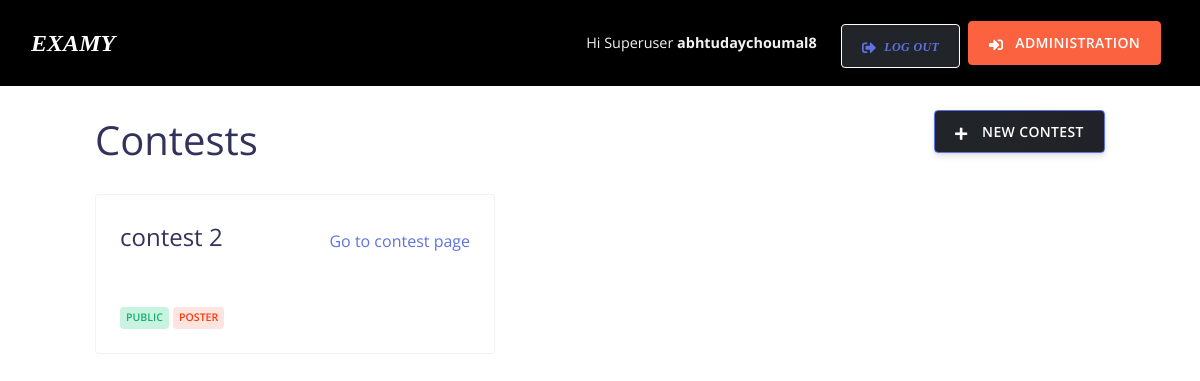
The page /judge/ (signed in) on the database as committed earlier.
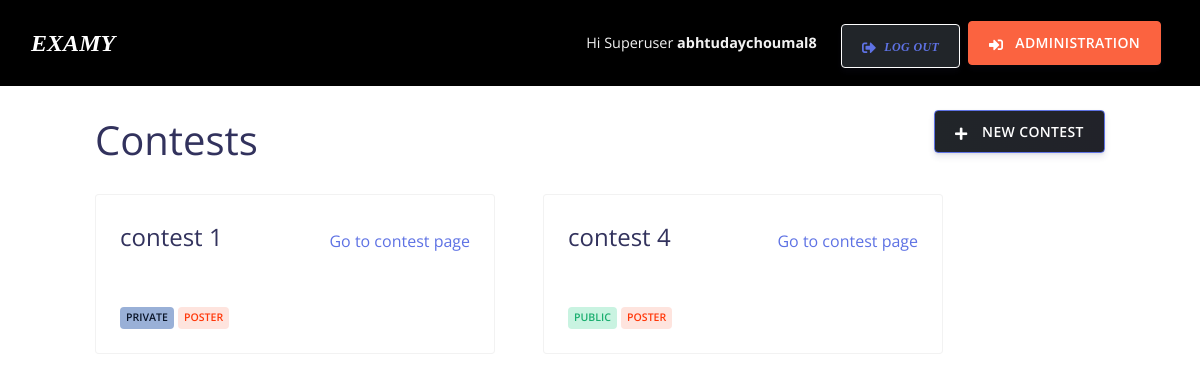
The same page on the database as committed later.
### judge/models.py (models this page shows, shortened)
class Contest(models.Model):
    name = models.CharField(
        max_length=50, default='Unnamed Contest', unique=True)
    """Contest name"""
    start_datetime = models.DateTimeField()
    """Start Date and Time for Contest"""
    soft_end_datetime = models.DateTimeField()
    """"Soft" End Date and Time for Contest"""
    hard_end_datetime = models.DateTimeField()
    """"Hard" End Date and Time for Contest"""
    penalty = models.FloatField(default=0.0)
    """Penalty for late-submission"""
    public = models.BooleanField(default=False)
    """Is the contest public?"""
    enable_linter_score = models.BooleanField(default=True)
    """Enable linter scoring"""
    enable_poster_score = models.BooleanField(default=True)
    """Enable poster scoring"""

### judge/views.py (the view)
# urls.py: path('', views.index, name='index'),
def index(request):
    context = {}
    user = _get_user(request)
    if user is not None:
        status, maybe_error = handler.process_person(request.user.email)
        if not status:
            return handler404(request)
    contests = Contest.objects.all()
    permissions = [handler.get_personcontest_permission(
        None if user is None else user.email, contest.pk) for contest in contests]
    context['contests'] = zip(contests, permissions)
    return render(request, 'judge/index.html', context)

### judge/handler.py (called while the page is built)
def process_person(email: str, rank: int = 0) -> STATUS_AND_OPT_ERROR_T:
    if email is None:
        return (False, ValidationError('Email passed is None.'))
    try:
        (p, status) = models.Person.objects.get_or_create(email=email.lower())
        if status:
            p.rank = 0 if rank is None else rank
            p.save()
    except Exception as other_err:
        print_exc()
        return (False, ValidationError(str(other_err)))
    else:
        return (True, None)

### judge/views.py (called while the page is built)
def _get_user(request) -> User:
    if request.user.is_authenticated:
        if request.user.email == '':
            if request.user.is_superuser:
                request.user.email = request.user.username + '@autojudge.superuser'
            else:
                return None
        return request.user
    else:
        return None

### judge/templates/judge/index.html (shortened to what this page needs)
{% extends "judge/base.html" %}
{% block content %}
<div class="row">
    <div class="col-12">
        <h1 class="d-inline-block">Contests</h1>
        {% if user.is_authenticated %}
        <a class="btn btn-icon btn-primary bg-gradient-dark float-right" href="{% url 'judge:new_contest' %}">
            <span class="btn-inner--icon"><i class="fas fa-plus"></i></span>
            <span class="btn-inner--text">New Contest</span>
        </a>
        {% endif %}
    </div>
    <div class="col-12"  style="
    display: flex;
    gap: 3rem;
    flex-wrap: wrap;
">
        {% for contest, permission in contests %}
        {% if permission != None %}
        <div class="card my-3 contest-card" style="width: 25rem; height: 10rem">
            <div class="card-body" style="
            display: flex;
            flex-direction: column;
            justify-content: space-between;
        ">
                <div style="
                display: flex;
                flex-direction: row;
                align-items: center;
                justify-content: space-between;
            ">
                    <h4 class="d-inline-block">{{ contest.name }}</h4>
                    <a href="{% url 'judge:contest_detail' contest.pk %}" class="card-link">Go to contest page</a>
                </div>
                <div class="float-right">
                    {% if contest.public %}<span class="badge badge-success">Public</span>{% else %}
                    <span class="badge badge-default">Private</span>{% endif %}
                    {% if permission %}<span class="badge badge-warning">Poster</span>
                    {% else %}<span class="badge badge-warning">Participant</span>{% endif %}
                </div>
            </div>
        </div>
        {% endif %}
        {% empty %}
        <div class="col-12">
            No active contests for the time being. Create a new contest or check later.
        </div>
        {% endfor %}
    </div>
</div>
{% endblock %}

### judge/templates/judge/base.html (shortened to what this page needs)
{% load static %}
<!doctype html>
<html lang="en">
<head>
    <link href="/static/assets/vendor/nucleo/css/nucleo.css" rel="stylesheet">
    <link rel="stylesheet" href="https://use.fontawesome.com/releases/v5.8.1/css/all.css"
>
    <link type="text/css" href="/static/assets/css/argon.min.css" rel="stylesheet">
</head>
<body>
    {% url 'judge:index' as homepage %}
    <nav class="navbar navbar-expand-lg navbar-dark bg-darker">
        <div class="container-fluid">
            <a style="font-size:2vw; font-style:italic; font-family: 'Times New Roman', serif;" class="navbar-brand" href="{{ homepage }}">Examy</a>
            <div class="collapse navbar-collapse" id="navbar-default">
                <ul class="navbar-nav">
                    {% if user.is_authenticated %}
                        {% if user.is_superuser %}
                            <li class="nav-item">
                                <a class="nav-link" href="#" data-toggle="tooltip" data-placement="bottom"
                                    title="{{ user.email }}">Hi Superuser <b>{{ user.get_username }}</b></a>
                            </li>
                        {% else %}
                            <li class="nav-item mt-0">
                                <a style="font-size:1.5vw; font-style:italic; font-family: 'Times New Roman', serif;" class="nav-link" href="#" data-toggle="tooltip" data-placement="bottom"
                                    title="{{ user.email }}">Hi <b>{{ user.get_full_name }}</b></a>
                            </li>
                        {% endif %}
                        <li class="nav-item mt-2">
                            <a class="btn btn-neutral bg-dark btn-icon" href="{% url 'judge:logout' %}"><span
                                    class="btn-inner--icon">
                                    <i class="fas fa-sign-out-alt mr-1 mb-1"></i>
                                </span>
                                <span style="font-size:1vw; font-style:italic; font-family: 'Times New Roman', serif;" class="nav-link-inner--text mt-auto">Log out</span></a>
                        </li>
                    {% endif %}
                    {% if user.is_staff %}
                    <li class="nav-item" style="align-self: center;">
                        <a class="btn btn-warning btn-icon" href="/admin/" target="_blank"><span
                                class="btn-inner--icon">
                                <i class="fas fa-sign-in-alt mr-2 mb-1"></i>
                            </span>
                            <span class="nav-link-inner--text">Administration</span></a>
                    </li>
                    {% endif %}
                </ul>
            </div>
        </div>
    </nav>
    <div class="container">
        <div class="row my-4">
            <div class="col-12">
                {% block content %}
                {% endblock %}
            </div>
        </div>
    </div>
</body>
</html>

### judge/templates/judge/index.html (style rules this page uses)
.contest-card { transition: 0.2s ease-in-out all; }

Rows that differ between the two databases and show on the page:
removed Contest: name "contest 2", public "PUBLIC"
added Contest: name "contest 1", public "PRIVATE"
added Contest: name "contest 4", public "PUBLIC"
